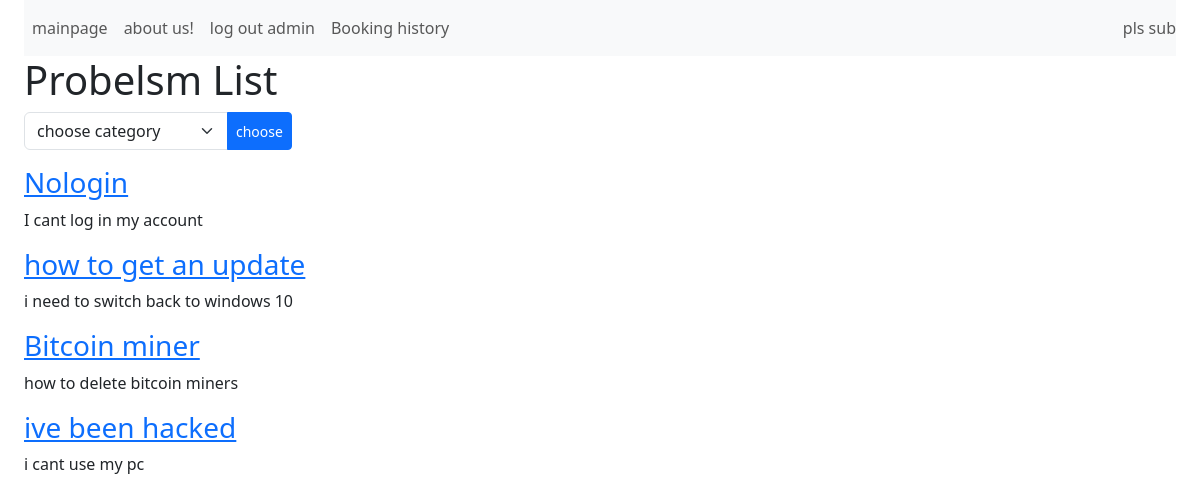
Screenshot of / (signed in) with the database file from the repository.
### bookingapp/models.py (models this page shows, shortened)
class Problem(models.Model):
    nameofproblem = models.CharField(max_length = 20)
    descriptionofproblem = models.CharField(max_length = 200)
    cgcs = [('windows', 'Windows'), ('account', 'Account'), ('connection', 'Connection lost'), ('updates', 'Updates'), ('virus', 'Virus'), ('other', 'Others')]
    categoryofproblem = models.CharField(max_length = 13, choices = cgcs )

### bookingapp/views.py (the view)
# urls.py: path('', views.problemslist, name = 'problemslist'),
def problemslist(request):
    problems = Problem.objects.all()
    if request.method == 'POST':
        category = request.POST.get('category')
        problems = problems.filter(categoryofproblem = category)
    context = {'problems' : problems}
    return render(request = request, template_name = 'problems_list.html', context = context)

### templates/problems_list.html (shortened to what this page needs)
{% extends 'base.html' %}
{% block content %}
<h1>Probelsm List</h1>
    <form method = 'post' action = '{% url "problemslist" %}'>
        <div class="input-group mb-3 " style = "width: fit-content;">
        <select name = 'category' class="form-select w-auto" >
            <option value = ''>choose category</option>
        </select>
        <button type = "submit" class = "btn btn-primary btn-sm" >choose</button>
        </div>
    </form>
    {% for e in problems %}
    <h3><a href = '{% url "bm" %}?problemid={{e.id}} '>{{ e.nameofproblem }}</a></h3>
    <p>{{ e.descriptionofproblem  }}</p>
    {% endfor %}
{% endblock %}

### templates/base.html (shortened to what this page needs)
<!DOCTYPE html>
<html lang="en">
<head>
    {% load static %}
    <link rel = "stylesheet" href = "{% static 'css/style.css' %}">
    <link href="https://cdn.jsdelivr.net/npm/bootstrap@5.3.8/dist/css/bootstrap.min.css" rel="stylesheet">
</head>
<body>
    <div class = "container-fluid px-4">
    <header>
        <nav  class="navbar navbar-expand-lg bg-body-tertiary">
            <div class="collapse navbar-collapse" id="navbarText">
      <ul class="navbar-nav me-auto mb-2 mb-lg-0">
        <li class="nav-item"><a class="nav-link" href = '{% url "problemslist" %}' >mainpage</a></li>
                <li class="nav-item"><a class="nav-link" href = '#' >about us!</a></li>
                {% if user.is_authenticated %}
                <li class="nav-item"><a class="nav-link" href = '{% url "logout" %}'>log out {{user.username}}</a></li>
                <li class="nav-item"><a class="nav-link" href = '{% url "history" %}' >Booking history</a></li>
                {% else %}
                <li class="nav-item"><a class="nav-link" href = '{% url "login" %}'>log in</a></li>
                {% endif %}
      </ul>
      <span class="navbar-text">
        pls sub
      </span>
    </div>
        </nav>
    </header>
    <main>
        {% block content %}
        {% endblock %}
    </main>
    </div>
</body>
</html>

### rows the page displays
Problem: nameofproblem "Nologin", descriptionofproblem "I cant log in my account"
Problem: nameofproblem "how to get an update", descriptionofproblem "i need to switch back to windows 10"
Problem: nameofproblem "Bitcoin miner", descriptionofproblem "how to delete bitcoin miners"
Problem: nameofproblem "ive been hacked", descriptionofproblem "i cant use my pc"

### other values shown
{{ user.username }} "admin"
